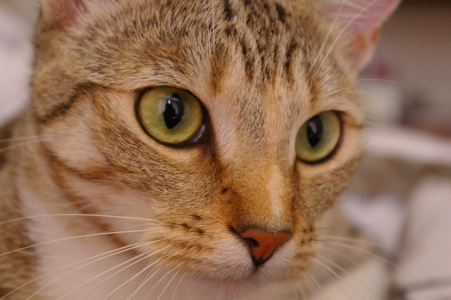
#> input picture skimage.data.chelsea(), 451 x 300 px
$ jupyter execute --allow-errors image_compression_using_modified_singular_value_decomposition.ipynb   (shell and % lines are left out)   (older library calls are emulated)
#> lines starting #> are read from the running program, lines starting #| are printed output that depends on the picture
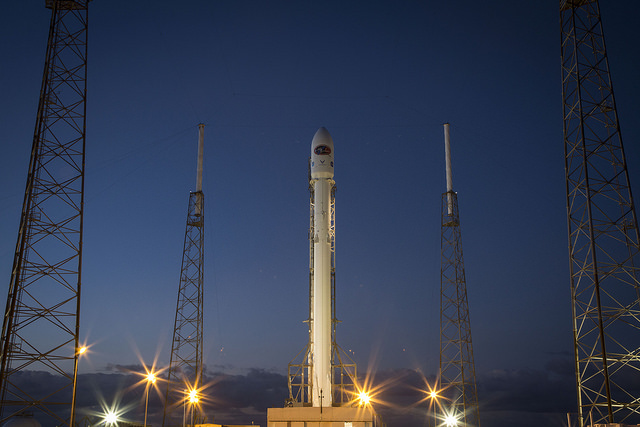
#> input picture skimage.data.rocket(), 640 x 427 px
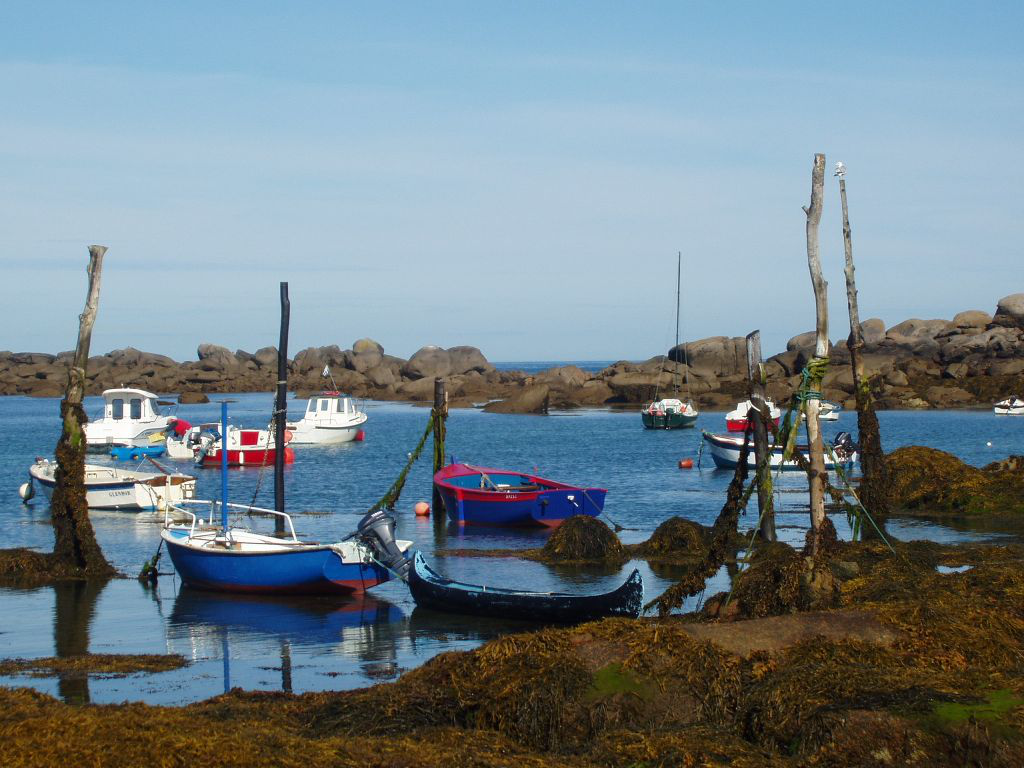
#> input picture images/boats.png, 1024 x 768 px
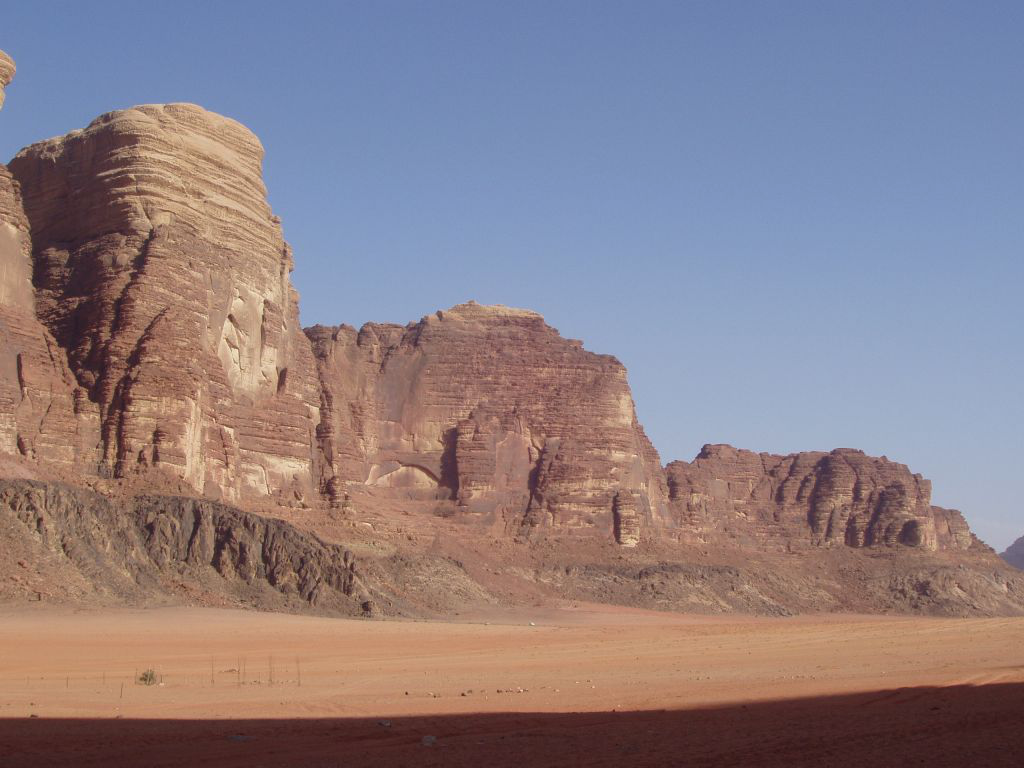
#> input picture images/canyon.png, 1024 x 768 px
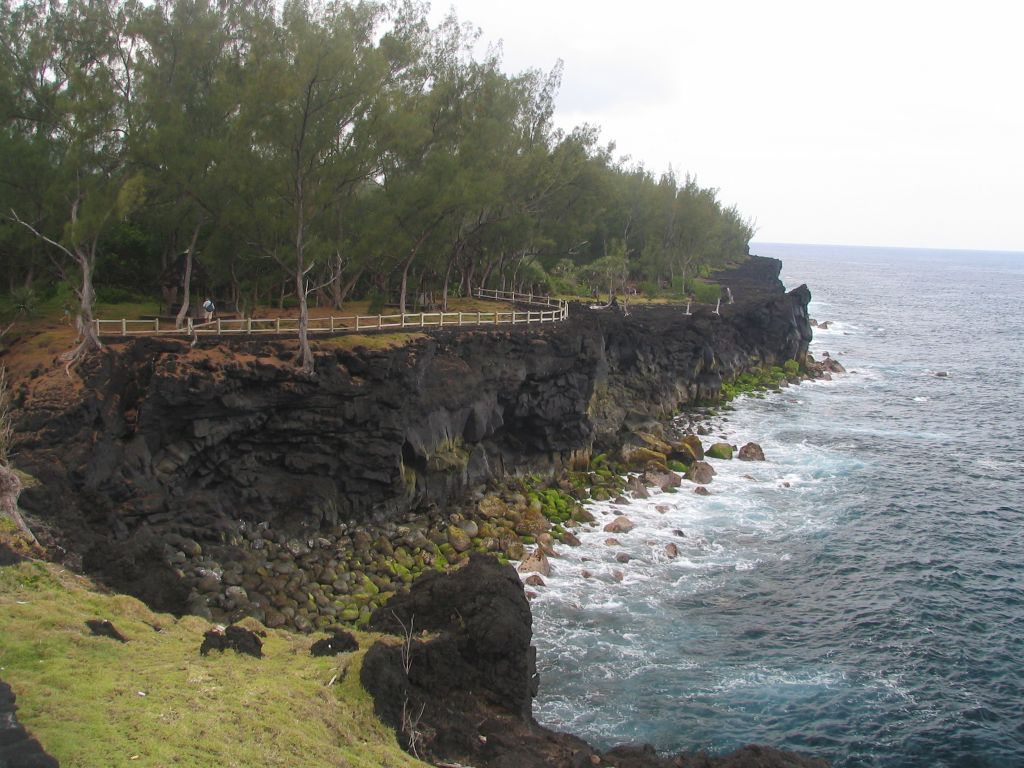
#> input picture images/cliff.png, 1024 x 768 px
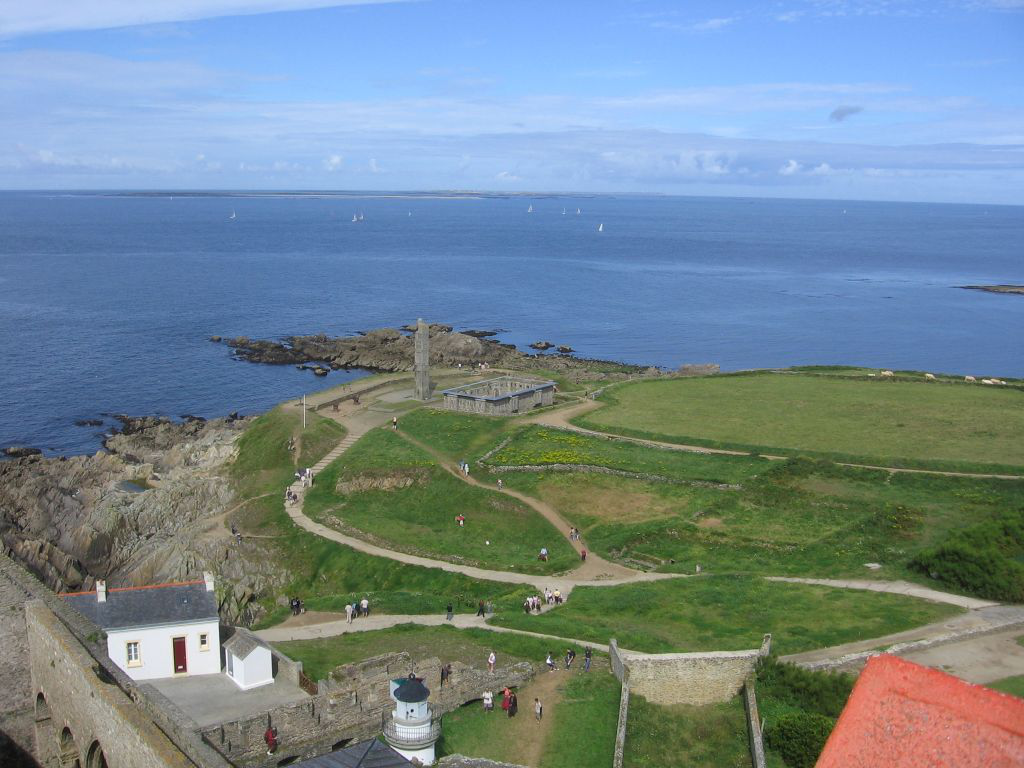
#> input picture images/countryside.png, 1024 x 768 px
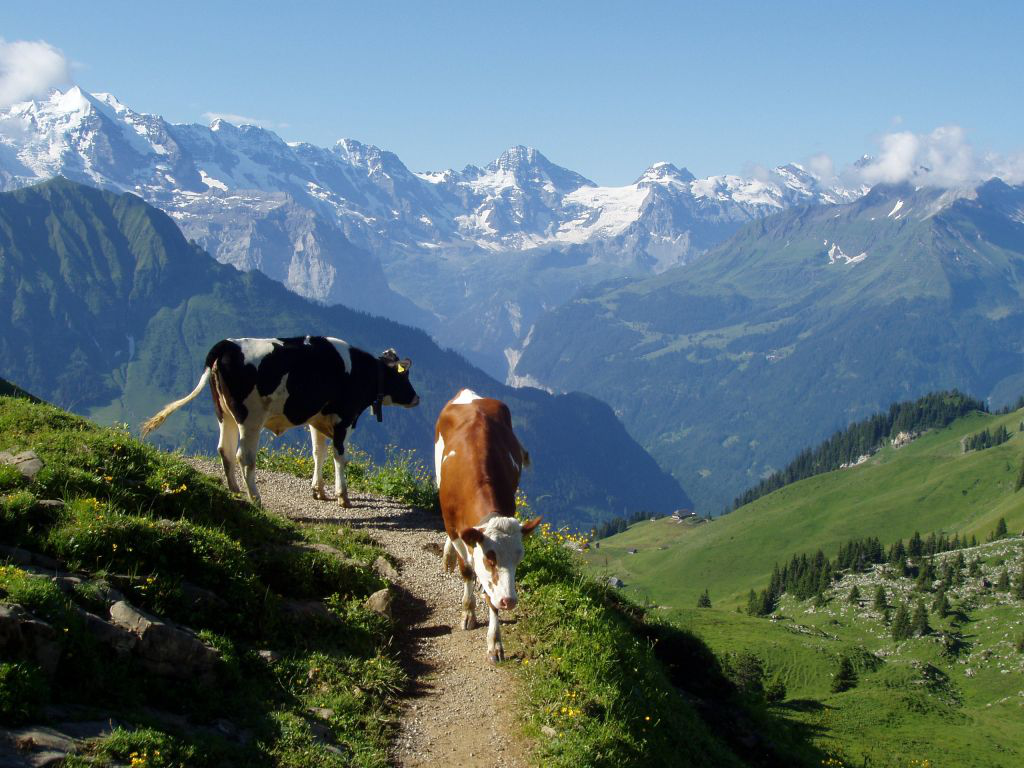
#> input picture images/cows.png, 1024 x 768 px
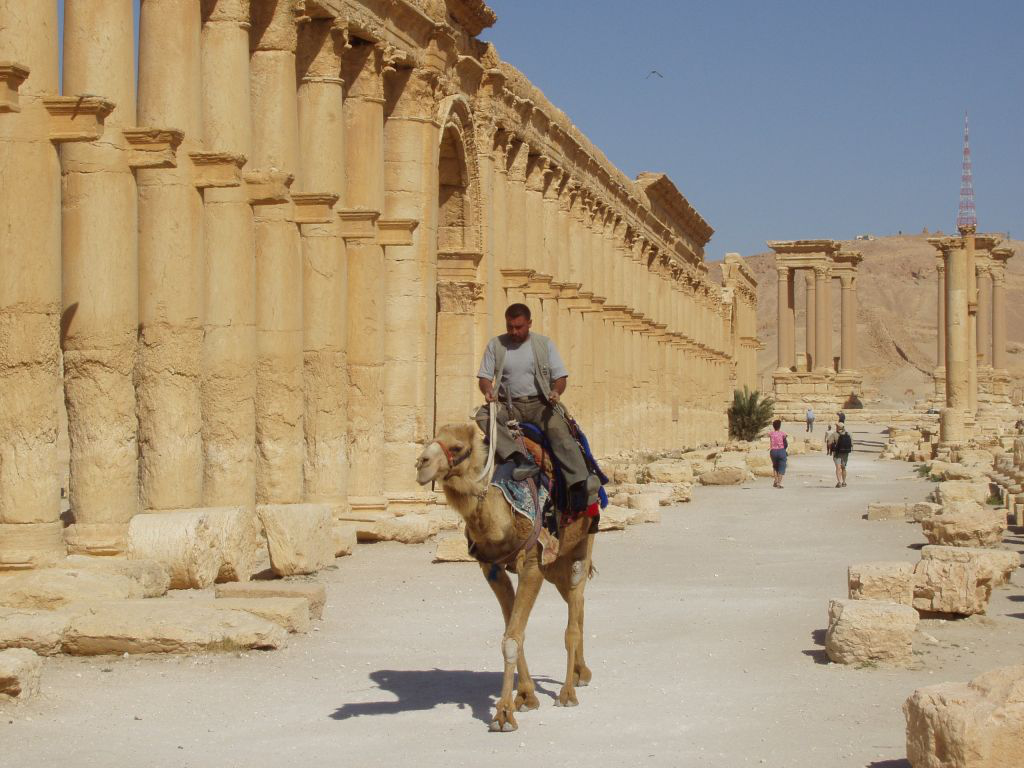
#> input picture images/egypt.png, 1024 x 768 px
# Image Compression using Modified Singular Value Decomposition

### SVD and Image compression

Now we will explore how to apply Singular Value Decomposition of a matrix to the problem of image compression. SVD decomposes a rectangular matrix $M$ to a three parts.
$M=U\Sigma V^T$  -
- $U$ - matrix of left singular vectors in the columns
- $\Sigma$ - diagonal matrix with singular values
- $V$ - matrix of right singular vectors in the columns

SVD in effect involves reconstructing the original matrix as a linear combination of several rank one matrices. A rank one matrix can be expressed as a outer product of two column vectors.

$M=\sigma_1u_1v_1^T+\sigma_2u_2v_2^T+\sigma_3u_3v_3^T+\sigma_3u_3v_3^T+....$ .
A matrix of rank r will have r terms of these.

Here $\sigma_1,\sigma_2,\sigma_3 ...$ are singular values. $u_1,u_2,u_3 ...$ and $v_1,v_2,v_3 ...$ are left and right singular vectors respectively.

Image compression using SVD involves taking advantage of the fact that very few of the singular values are large. Although images from the real world are of full rank, they have low effective rank which means that only few of the singular values of the SVD of images will be large.

### skimage image processing library

We will use skimage image processing library (from sci-kit family of packages) for working with images in python. skimage has a module called data which makes available a set of images for exploration.  We will load some images and convert them into a gray scale format. These images are stored in a python dict object gray_images.

[cell 1]
import numpy as np
import matplotlib.pyplot as plt
import matplotlib.image as mpimg
from ipywidgets import interact, interactive, interact_manual
from skimage import data
from PIL import Image
import cv2
from scipy.misc import imsave
import sys
import imageio
from skimage import img_as_ubyte,img_as_float, img_as_int
from numpy.linalg import svd

[cell 2]
#This line is required to display visualizations in the browser

### svd in python
We will use ```numpy.linalg``` library's ```svd``` function to compute svd of a matrix in python. The svd function returns U,s,V .
   - U has left singular vectors in the columns
   - s is rank 1 numpy array with singular values
   - V has right singular vectors in the rows -equivalent to $V^T$ in traditional linear algebra literature

The reconstructed approximation of the original matrix is done using a subset of singular vectors as below in the ```compress_svd``` function . We use numpy array slicing to select k singular vectors and values.  Instead of storing $m\times n$ values for the original image, we can now store $k(m+n)+k$ values

           reconst_matrix = np.dot(U[:,:k],np.dot(np.diag(s[:k]),V[:k,:]))


[cell 3]
# [11 lines left out: function compress_svd, not called in this run]

### Load color images

#> (a cell that did not finish here is left out)
